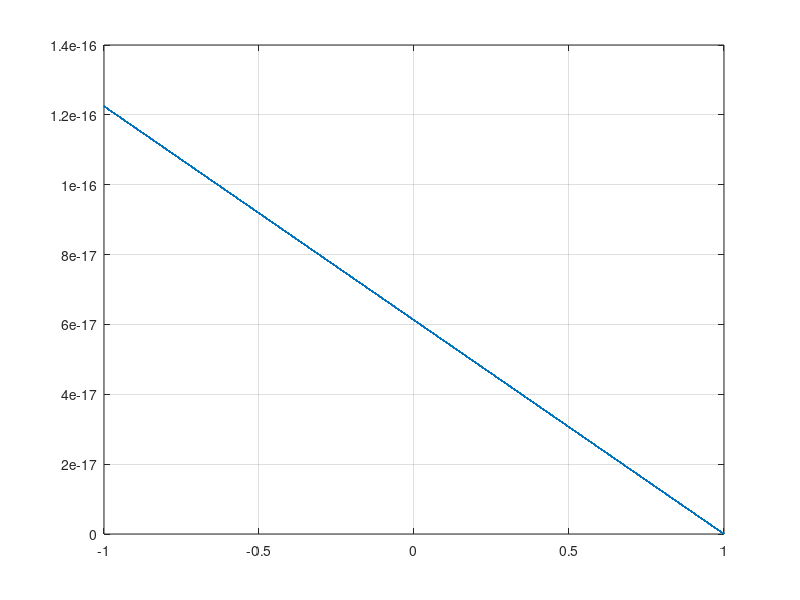
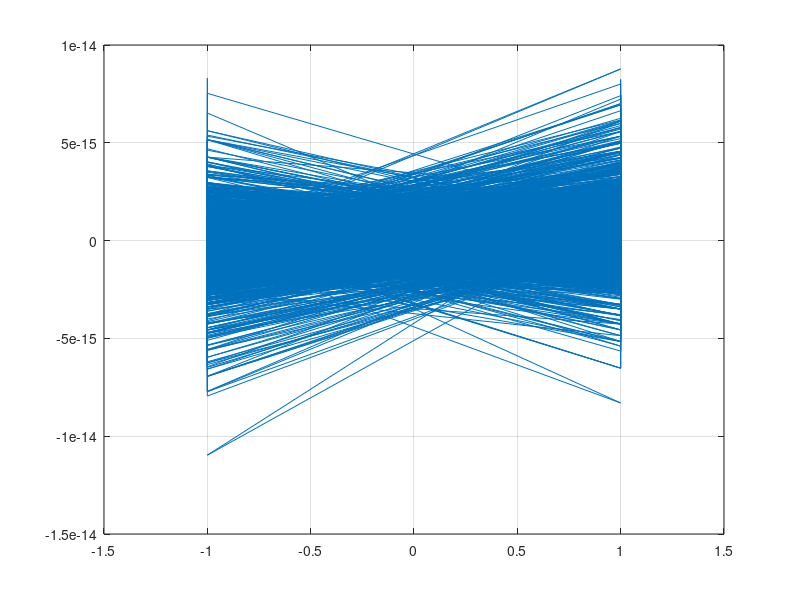

These charts were generated, in order, by the following MATLAB code: (Note: this script raises an error after producing the figures.)
clear
clc
close all

% Implémentation modulation/démodulation OFDM

% Chaine de communication OFDM (Wifi, 4G, 4G Edge, 5G, ...)

% Version avec intervalle de garde

%% Paramètres
M = 2; % BPSK
cstl = exp(1j*2*pi*(0:M-1)/M);

N = 128; % Nb de sous porteuses
K = 500; % Nb de symboles par sous-porteuses

nb_classes = 100;
L = 16; % Longueur du préfixe cyclique

% Paramètres bruit blanc
sigma = 0;

%% Emetteur 
idx = randi([0, M-1], 1, K*N);
S = cstl(idx + 1); %Stream de symboles

% Démultiplexage (Passage d'un signal série à un signal parallèle)
S_reshaped = reshape(S, N, K); 

% Bloc IFFT pour la modulation
S_ifft = ifft(S_reshaped, N, 1)*sqrt(N);

% Insertion préfixe cylclique
S_Prefixced = S_ifft(N-L+1:end,:); 
Sn_Prefixced = [S_Prefixced; S_ifft];

% Multiplexage (Permet de passer à des signaux en série)
x = Sn_Prefixced(:).';

% Affichage constélation de l'emetteur 
figure;
%plot(real(x));
plot(S);
grid on;

%% Canal 

% Fonction de transfert du canal (Canal complexe de variance 1/L)
%h=1; %Pour tester que le TEB = 0 couplé à sigma = 0, question (3.2.2)
h = sqrt(1/(2*L)) * (randn(1,L) + 1j*randn(1,L));

% Convolution du signal avec la réponse impulsionnelle du canal
x_canal = conv(x, h);
x_canal = x_canal(1:length(x));

% Génération d'un bruit blanc Gaussien
bruit_blanc = randn(1, (N+L)*K) * sqrt(sigma);

% Signal bruité
x_bruite = x_canal + bruit_blanc;

%% Récepteur
% Signal recu en série

% Démultiplexage (Passage d'un signal série à un signal parallèle)
R_reshaped = reshape(x_bruite, (N+L), K);

% On enleve le préfixe cyclique
R_sansPrefix = R_reshaped(L+1:end, :); % Matrice sans prefixe cyclique

% Bloc FFT pour la démodulation
S_fft = fft(R_sansPrefix, N, 1)/sqrt(N);

% Egalistation/Forcage à zéro
H = fft(h,N).';
S_estime = S_fft ./ H;

% Multiplexage (Permet de passer à des signaux en série)
S_recieved = S_estime(:).'; % Symboles reçus

% Affichage constélation de l'emetteur
figure;
plot(S_recieved);
grid on;
    
%% Bloc de décision
S_decode = zeros(1, K*N);    % vecteur ligne

for i= 1:(K*N)
    if real(S_recieved(i))> 0 
        S_decode(i) = 0; % BPSK: 1 for positive real part
    else
        S_decode(i) = 1; % BPSK: 0 for non-positive real part
    end
end


%% TEB (Taux d'erreur binaire)
TEB = sum(S_decode ~= idx)/(K*N);

%% Histogrammes

% Histogramme partie réelle trame OFDM
figure;
histogram(real(x),nb_classes);
xlabel('Symbole');
ylabel('Nombre');
title('Histogramme partie réelle trame OFDM');
grid on;

% Histogramme partie imaginaire trame OFDM
figure;
histogram(imag(x),nb_classes);
xlabel('Symbole');
ylabel('Nombre');
title('Histogramme partie imaginaire trame OFDM');
grid on;
